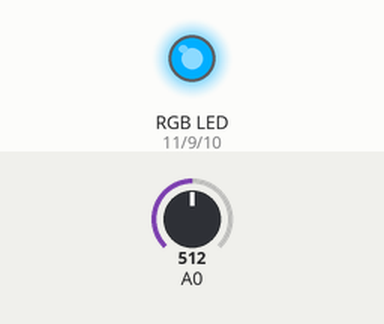
Recording of a sketch running on a simulated Arduino Uno, built with avr-gcc and run on an emulated ATmega328P. On the bench: an RGB LED mixed from three pins (HIGH = lit). The inputs (shaded band) are chosen by the test bench; at power-on: A0 = 512.

Above: at 1.7 s.
1.8 s: A0 set to 306
At 2.9 s:
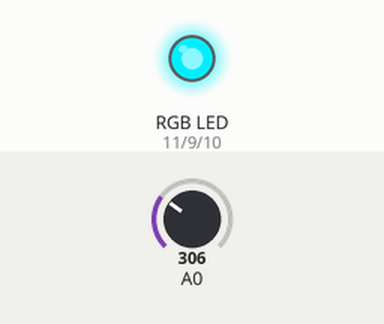
3.3 s: A0 set to 290
At 4.0 s:
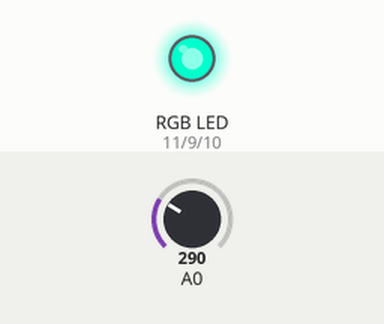
4.8 s: A0 set to 230
At 5.2 s:
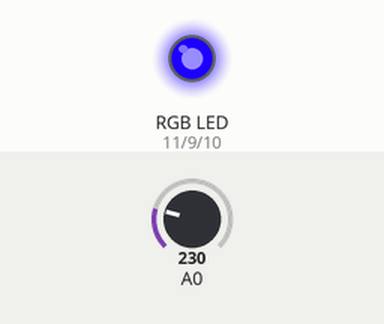
6.3 s: A0 set to 250
At 7.5 s:
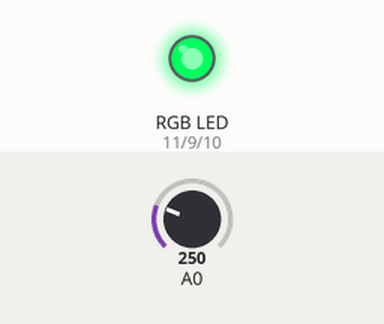
7.8 s: A0 set to 122
At 8.6 s:
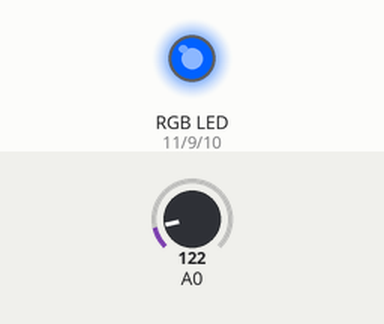
Timing chart, 0 to 10.3 s (numbered marks = the images above; inputs shaded):
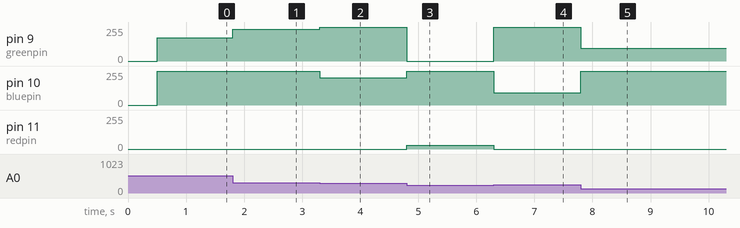

The sketch:

Temperature_RGB_LED.ino
```cpp
#define greenpin 9
#define bluepin 10
#define redpin 11

float R1 = 10000;

void RGB(int r, int g, int b){
  analogWrite(redpin, r);
  analogWrite(greenpin, g);
  analogWrite(bluepin, b);
}

void colour_pick(int i, int p){
  double r, g, b;
  double d = (double)i;
  if(i<60){
    r = 1;
    g = d/60;
    b = 0;
  }else if(i<120){
    d -= 60;
    r = (60-d)/60;
    g = 1;
    b = 0;
  }else if(i<180){
    d -= 120;
    r = 0;
    g = 1;
    b = d/60;
  }else if(i<240){
    d -= 180;
    r = 0;
    g = (60-d)/60;
    b = 1;
  }else if(i<300){
    d -= 240;
    r = d/60;
    g = 0;
    b = 1;
  }else{
    d -= 300;
    r = 1;
    g = 0;
    b = (60-d)/60;
  }
  RGB(r*p, g*p, b*p);
}

void setup(){
  Serial.begin(115200);
  delay(500);
  pinMode(redpin, OUTPUT);
  pinMode(greenpin, OUTPUT);
  pinMode(bluepin, OUTPUT);
}

float highest = -1000, lowest = 1000;

void loop(){
  int Vo = analogRead(A0);
  float R2 = R1 / (1023.0 / (float)Vo - 1.0);
  float logR2 = log(R2);
  float c1 = 1.009249522e-03, c2 = 2.378405444e-04, c3 = 2.019202697e-07;
  float T = (1.0 / (c1 + c2*logR2 + c3*logR2*logR2*logR2));
  float tempC = T - 273.15;
  if(tempC > highest){
    highest = tempC;
  }
  if(tempC < lowest){
    lowest = tempC;
  }
  colour_pick((float)map(tempC*1000, lowest*1000, highest*1000, 200000, 0)/1000, 255);
}
```

Measured:
- after the input at 1.8 s, pin 9 (greenpin): 174/255 → 238/255 at once
- after the input at 3.3 s, pin 9 (greenpin): 238/255 → 255/255 at once; pin 10 (bluepin): 255/255 → 204/255 at once
- after the input at 4.8 s, pin 9 (greenpin): 255/255 → 0/255 at once; pin 10 (bluepin): 204/255 → 255/255 at once; pin 11 (redpin): 0/255 → 29/255 at once
- after the input at 6.3 s, pin 9 (greenpin): 0/255 → 255/255 at once; pin 10 (bluepin): 255/255 → 93/255 at once; pin 11 (redpin): 29/255 → 0/255 at once
- after the input at 7.8 s, pin 9 (greenpin): 255/255 → 97/255 at once; pin 10 (bluepin): 93/255 → 255/255 at once
